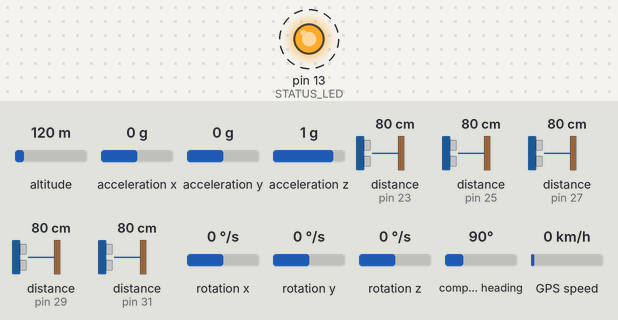
Recording of a sketch running on a simulated Arduino Mega 2560, built with avr-gcc and run on an emulated ATmega2560. Parts: output pins drawn as LEDs (lit = HIGH). Wiring (inferred from the names in the program): 5 × ultrasonic range finder: trigger pin 22, echo pin 23 / trigger pin 24, echo pin 25 / trigger pin 26, echo pin 27 / trigger pin 28, echo pin 29 / trigger pin 30, echo pin 31; MPU-6050 motion sensor at I2C address 0x68. Dashed ring = blinking. The test bench sets the inputs (shaded band); at power-on: acceleration x 0 g, distance to the obstacle (sensors on pin 23, pin 25, pin 27, pin 29, pin 31) 80 cm, acceleration y 0 g, altitude 120 m, acceleration z 1 g, rotation x 0 °/s, rotation y 0 °/s, rotation z 0 °/s, compass heading 90°, GPS speed 0 km/h. The echo pulse lasts 58.3 µs per cm; the GPS gets a fix after 3 s at 37.7749, -122.4194 with 8 satellites; pins used as bus, display or sensor lines are not drawn; what the sketch prints to the serial monitor is not drawn.

Above: at 1.7 s.
1.8 s: acceleration x set to -1.4 g
5.3 s: distance to the obstacle (sensor on pin 23) set to 2 cm
8.8 s: acceleration y set to -1.4 g
Timing chart, 0 to 18.3 s (numbered marks = the images above; inputs shaded):
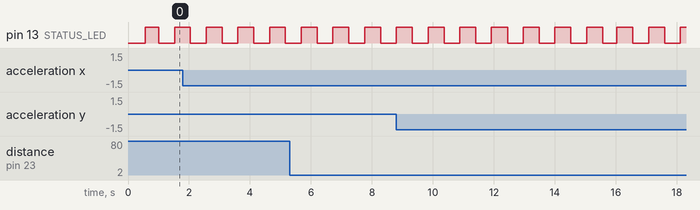

Measured:
- by itself, pin 13 (STATUS_LED): alternates HIGH for 0.52 s and LOW for 0.52 s

The sketch:

arduino_mega_sensor_controller.ino
```cpp
/*
 * ===================================================================
 * ROVER SENSOR CONTROLLER - Arduino Mega 2560
 * ===================================================================
 * Version: 3.0.0
 * Updated: 2025-01-02
 *
 * Hardware Integration:
 * - FlySky FS-IA10B receiver via iBUS protocol (Serial1)
 * - TF Mini Pro LIDAR (Serial2)
 * - Neo-6M GPS (Serial3)
 * - Hoverboard motor controller (SoftwareSerial)
 * - HuskyLens AI Camera (I2C)
 * - MPU6050 IMU (I2C)
 * - 5x HC-SR04 Ultrasonic sensors
 *
 * Communication:
 * - USB Serial to Mini PC host (115200 baud)
 * - JSON telemetry format at 20Hz
 * ===================================================================
 */

#include <Wire.h>
#include <SoftwareSerial.h>
#include <IBusBM.h>
#include <TinyGPSPlus.h>
#include "feru_protocol.h"

// ===== PIN DEFINITIONS =====
// Hoverboard FOC controller (SoftwareSerial)
#define HOVER_RX 10
#define HOVER_TX 11

// Ultrasonic Sensors (5x HC-SR04)
#define ULTRA_TRIG_1 22
#define ULTRA_ECHO_1 23
#define ULTRA_TRIG_2 24
#define ULTRA_ECHO_2 25
#define ULTRA_TRIG_3 26
#define ULTRA_ECHO_3 27
#define ULTRA_TRIG_4 28
#define ULTRA_ECHO_4 29
#define ULTRA_TRIG_5 30
#define ULTRA_ECHO_5 31

// Status LED
#define STATUS_LED 13

// ===== SERIAL DEFINITIONS =====
// Serial  - USB to Mini PC (pins 0/1)
// Serial1 - iBUS from FlySky FS-IA10B (pins 18/19)
// Serial2 - TF Mini Pro LIDAR (pins 16/17)
// Serial3 - Neo-6M GPS (pins 14/15)
SoftwareSerial hoverSerial(HOVER_RX, HOVER_TX);

// ===== iBUS RECEIVER =====
IBusBM ibus;
#define IBUS_CHANNELS 10

// ===== DATA STRUCTURES =====
struct TelemetryData {
  float speed;
  float battery;
  float heading;
  float pitch;
  float roll;
  float accelX;
  float accelY;
  float accelZ;
  int lidarDistance;
  int ultrasonic[5];
  double gpsLat;
  double gpsLng;
  float gpsSpeed;
  int gpsAccuracy;
  int ibusChannels[IBUS_CHANNELS];
  bool ibusConnected;
  int ibusFrameRate;
  bool sensorsHealthy[6];
};

TelemetryData telemetry;

// ===== TIMING =====
unsigned long lastTelemetrySend = 0;
unsigned long lastLidarRead = 0;
unsigned long lastUltrasonicRead = 0;
unsigned long lastIbusCheck = 0;
unsigned long lastStatusBlink = 0;

const unsigned long TELEMETRY_INTERVAL = 50;    // 50ms = 20Hz
const unsigned long LIDAR_INTERVAL = 100;       // 100ms = 10Hz
const unsigned long ULTRASONIC_INTERVAL = 100;  // 100ms = 10Hz
const unsigned long IBUS_INTERVAL = 10;         // 10ms = 100Hz
const unsigned long STATUS_BLINK = 500;         // 500ms

// ===== GPS =====
TinyGPSPlus gps;
bool gpsLocked = false;

// ===== IMU VARIABLES =====
int16_t ax, ay, az, gx, gy, gz;
const int MPU6050_ADDR = 0x68;
bool driveArmed = false;
bool driveEstop = false;
unsigned long lastDriveCommand = 0;
const unsigned long DRIVE_TIMEOUT_MS = 350;
unsigned long lastIbusPacket = 0;
bool ibusSeen = false;
bool imuCalibrated = false;
unsigned long lastImuRead = 0;

// ===== HUSKY LENS =====
const int HUSKYLENS_ADDR = 0x32;

void setup() {
  Serial.begin(115200);           // USB to Mini PC
  Serial2.begin(115200);          // TF Mini Pro LIDAR
  Serial3.begin(9600);            // GPS Neo-6M
  hoverSerial.begin(115200);      // Hoverboard FOC
  sendToHoverboard(0, 0);         // Boot is always stopped; never restore an old command.

  // Initialize iBUS on Serial1 (FlySky FS-IA10B)
  ibus.begin(Serial1);

  Wire.begin();                   // I2C for sensors
#if defined(WIRE_HAS_TIMEOUT)
  Wire.setWireTimeout(25000, true);
#endif

  pinMode(STATUS_LED, OUTPUT);

  // Initialize telemetry structure
  memset(&telemetry, 0, sizeof(telemetry));
  telemetry.battery = 85.0;
  for (int i = 0; i < 6; i++) {
    telemetry.sensorsHealthy[i] = true;
  }
  for (int i = 0; i < IBUS_CHANNELS; i++) {
    telemetry.ibusChannels[i] = 1500;  // Center position
  }

  // Initialize MPU6050
  initMPU6050();

  // Initialize HuskyLens
  initHuskyLens();

  // Ultrasonic pins
  for (int i = 0; i < 5; i++) {
    pinMode(22 + i*2, OUTPUT);    // TRIG
    pinMode(23 + i*2, INPUT);     // ECHO
  }

  Serial.println("{\"event\":\"boot\",\"version\":\"4.0.0\",\"controller\":\"Arduino Mega 2560\"}");
  delay(500);
  Serial.println("{\"event\":\"ready\",\"ibus\":true,\"channels\":10}");
}

void loop() {
  unsigned long now = millis();

  // ===== iBUS READING (100Hz) =====
  if (now - lastIbusCheck >= IBUS_INTERVAL) {
    readIbus();
    lastIbusCheck = now;
  }

  // ===== COMMAND PROCESSING =====
  // Bounded, nonblocking line parsing: a partial serial line cannot delay the watchdog.
  static char command[64];
  static uint8_t commandLength = 0;
  static bool discardLine = false;
  uint8_t bytesRead = 0;
  while (Serial.available() > 0 && bytesRead++ < 64) {
    char c = Serial.read();
    if (c == '\n') {
      if (!discardLine) {
        command[commandLength] = '\0';
        handleCommand(String(command));
      }
      commandLength = 0;
      discardLine = false;
    } else if (c != '\r') {
      if (commandLength < sizeof(command) - 1 && !discardLine) command[commandLength++] = c;
      else discardLine = true;
    }
  }
  if (driveArmed && millis() - lastDriveCommand > DRIVE_TIMEOUT_MS) {
    driveArmed = false;
    sendToHoverboard(0, 0);
    Serial.println("{\"event\":\"drive_timeout\"}");
  }

  // ===== LIDAR READING (10Hz) =====
  if (now - lastLidarRead >= LIDAR_INTERVAL) {
    readLidar();
    lastLidarRead = now;
  }

  // ===== ULTRASONIC READING (10Hz) =====
  if (now - lastUltrasonicRead >= ULTRASONIC_INTERVAL) {
    readUltrasonic();
    lastUltrasonicRead = now;
  }

  // ===== TELEMETRY SEND (20Hz) =====
  if (now - lastTelemetrySend >= TELEMETRY_INTERVAL) {
    readIMU();
    readGPS();
    sendTelemetry();
    lastTelemetrySend = now;
  }

  // ===== STATUS LED =====
  if (now - lastStatusBlink >= STATUS_BLINK) {
    digitalWrite(STATUS_LED, !digitalRead(STATUS_LED));
    lastStatusBlink = now;
  }
  if (driveArmed && millis() - lastDriveCommand > DRIVE_TIMEOUT_MS) {
    driveArmed = false;
    sendToHoverboard(0, 0);
  }
}

// ===== iBUS FUNCTIONS =====
void readIbus() {
  static uint8_t lastCount = 0;
  static unsigned long packetCount = 0;
  static unsigned long lastFrameCheck = 0;
  uint8_t count = ibus.cnt_rec;
  uint8_t received = uint8_t(count - lastCount);
  lastCount = count;
  if (received) {
    lastIbusPacket = millis();
    ibusSeen = true;
    packetCount += received;
  }
  bool allValid = true;

  for (int i = 0; i < IBUS_CHANNELS; i++) {
    int value = ibus.readChannel(i);
    if (value >= 800 && value <= 2200) {
      telemetry.ibusChannels[i] = value;
    } else allValid = false;
  }

  // readChannel returns cached values even after radio loss. Count NEW packets.
  telemetry.ibusConnected = ibusSeen && allValid && millis() - lastIbusPacket <= 250;

  if (millis() - lastFrameCheck >= 1000) {
    telemetry.ibusFrameRate = packetCount;
    packetCount = 0;
    lastFrameCheck = millis();
  }
}

int getIbusChannel(int ch) {
  if (ch >= 0 && ch < IBUS_CHANNELS) {
    return telemetry.ibusChannels[ch];
  }
  return 1500;
}

// ===== COMMAND HANDLING =====
void handleCommand(String cmd) {
  cmd.trim();

  if (cmd == "ARM" && !driveEstop) {
    driveArmed = true;
    lastDriveCommand = millis();
    sendToHoverboard(0, 0);
    Serial.println("{\"event\":\"drive_armed\",\"protocol\":1}");
  }
  else if (cmd.startsWith("DRIVE:") && driveArmed && !driveEstop) {
    int commaIdx = cmd.indexOf(',');
    if (commaIdx <= 6 || cmd.indexOf(',', commaIdx + 1) >= 0) return;
    char *endThrottle, *endSteering;
    String a = cmd.substring(6, commaIdx), b = cmd.substring(commaIdx + 1);
    long throttle = strtol(a.c_str(), &endThrottle, 10);
    long steering = strtol(b.c_str(), &endSteering, 10);
    if (!a.length() || !b.length() || *endThrottle || *endSteering ||
        throttle < -150 || throttle > 150 || steering < -150 || steering > 150) return;
    if (millis() - lastDriveCommand > DRIVE_TIMEOUT_MS) {
      driveArmed = false;
      sendToHoverboard(0, 0);
      return;
    }
    lastDriveCommand = millis();
    sendToHoverboard(throttle, steering);
  }
  else if (cmd == "STOP" || cmd == "ESTOP" || cmd == "RESET_STOP") {
    driveArmed = false;
    if (cmd == "ESTOP") driveEstop = true;
    if (cmd == "RESET_STOP") driveEstop = false;
    sendToHoverboard(0, 0);
    if (cmd == "RESET_STOP") Serial.println("{\"event\":\"drive_reset\",\"protocol\":1}");
    Serial.println("{\"event\":\"stopped\"}");
  }
  else if (cmd == "PING") {
    Serial.println("{\"event\":\"pong\",\"time\":" + String(millis()) + "}");
  }
  else if (cmd == "STATUS") {
    sendStatus();
  }
  else if (cmd == "IBUS") {
    sendIbusData();
  }
  else if (cmd.startsWith("RC:")) {
    // Direct RC control mode - use iBUS channels
    // Format: RC:enable or RC:disable
    String mode = cmd.substring(3);
    Serial.println("{\"event\":\"rc_mode\",\"enabled\":\"" + mode + "\"}");
  }
}

void sendStatus() {
  Serial.print("{\"status\":{");
  Serial.print("\"ibus\":");
  Serial.print(telemetry.ibusConnected ? "true" : "false");
  Serial.print(",\"lidar\":");
  Serial.print(telemetry.sensorsHealthy[0] ? "true" : "false");
  Serial.print(",\"imu\":");
  Serial.print(telemetry.sensorsHealthy[1] ? "true" : "false");
  Serial.print(",\"gps\":");
  Serial.print(telemetry.sensorsHealthy[2] ? "true" : "false");
  Serial.print(",\"husky\":");
  Serial.print(telemetry.sensorsHealthy[3] ? "true" : "false");
  Serial.println("}}");
}

void sendIbusData() {
  Serial.print("{\"ibus\":{\"connected\":");
  Serial.print(telemetry.ibusConnected ? "true" : "false");
  Serial.print(",\"rate\":");
  Serial.print(telemetry.ibusFrameRate);
  Serial.print(",\"ch\":[");
  for (int i = 0; i < IBUS_CHANNELS; i++) {
    Serial.print(telemetry.ibusChannels[i]);
    if (i < IBUS_CHANNELS - 1) Serial.print(",");
  }
  Serial.println("]}}");
}

// ===== HOVERBOARD FOC CONTROL =====
void sendToHoverboard(int throttle, int steering) {
  throttle = constrain(throttle, -150, 150);
  steering = constrain(steering, -150, 150);
  byte packet[8];
  packFeruCommand(throttle, steering, packet);
  hoverSerial.write(packet, 8);
}

// ===== LIDAR READING =====
void readLidar() {
  static byte lidarBuffer[9];
  static int bufferIndex = 0;

  while (Serial2.available()) {
    byte b = Serial2.read();

    if (bufferIndex == 0 && b != 0x59) continue;
    if (bufferIndex == 1 && b != 0x59) {
      bufferIndex = 0;
      continue;
    }

    lidarBuffer[bufferIndex++] = b;

    if (bufferIndex == 9) {
      // Validate checksum
      byte checksum = 0;
      for (int i = 0; i < 8; i++) checksum += lidarBuffer[i];

      if (checksum == lidarBuffer[8]) {
        telemetry.lidarDistance = lidarBuffer[2] | (lidarBuffer[3] << 8);
        telemetry.sensorsHealthy[0] = true;
      }
      bufferIndex = 0;
    }
  }
}

// ===== ULTRASONIC READING =====
void readUltrasonic() {
  // Stagger pings: five consecutive 30 ms waits would delay motor command processing.
  static int i = 0;
  {
    int trigPin = 22 + i*2;
    int echoPin = 23 + i*2;

    digitalWrite(trigPin, LOW);
    delayMicroseconds(2);
    digitalWrite(trigPin, HIGH);
    delayMicroseconds(10);
    digitalWrite(trigPin, LOW);

    long duration = pulseIn(echoPin, HIGH, 30000);
    telemetry.ultrasonic[i] = duration > 0 ? duration / 58 : 999;
    if (driveArmed && millis() - lastDriveCommand > DRIVE_TIMEOUT_MS) {
      driveArmed = false;
      sendToHoverboard(0, 0);
    }
  }
  i = (i + 1) % 5;
}

// ===== IMU (MPU6050) =====
void initMPU6050() {
  Wire.beginTransmission(MPU6050_ADDR);
  Wire.write(0x6B);  // PWR_MGMT_1
  Wire.write(0x00);  // Wake up
  byte error = Wire.endTransmission();

  if (error != 0) {
    Serial.println("{\"event\":\"error\",\"sensor\":\"mpu6050\",\"msg\":\"not found\"}");
    telemetry.sensorsHealthy[1] = false;
  } else {
    // Configure accelerometer (±2g)
    Wire.beginTransmission(MPU6050_ADDR);
    Wire.write(0x1C);
    Wire.write(0x00);
    Wire.endTransmission();

    // Configure gyroscope (±250°/s)
    Wire.beginTransmission(MPU6050_ADDR);
    Wire.write(0x1B);
    Wire.write(0x00);
    Wire.endTransmission();

    telemetry.sensorsHealthy[1] = true;
  }
}

void readIMU() {
  if (!telemetry.sensorsHealthy[1]) return;

  Wire.beginTransmission(MPU6050_ADDR);
  Wire.write(0x3B);
  if (Wire.endTransmission(false) != 0) { lastImuRead = 0; return; }
  Wire.requestFrom(MPU6050_ADDR, 14, true);
  if (Wire.available() != 14) { lastImuRead = 0; return; }

  ax = Wire.read() << 8 | Wire.read();
  ay = Wire.read() << 8 | Wire.read();
  az = Wire.read() << 8 | Wire.read();
  Wire.read(); Wire.read();  // Temperature (skip)
  gx = Wire.read() << 8 | Wire.read();
  gy = Wire.read() << 8 | Wire.read();
  gz = Wire.read() << 8 | Wire.read();

  // Convert to real units
  telemetry.accelX = ax / 16384.0;
  telemetry.accelY = ay / 16384.0;
  telemetry.accelZ = az / 16384.0;

  // Stationary startup bias calibration. MPU6050 yaw is RELATIVE, never compass north.
  static uint8_t calibrationSamples = 0;
  static float sumX = 0, sumY = 0, sumZ = 0, biasX = 0, biasY = 0, biasZ = 0;
  static unsigned long previousMicros = 0;
  float rateX = gx / 131.0, rateY = gy / 131.0, rateZ = gz / 131.0;
  float norm = sqrt(telemetry.accelX * telemetry.accelX + telemetry.accelY * telemetry.accelY +
                    telemetry.accelZ * telemetry.accelZ);
  float accelPitch = atan2(-float(ax), sqrt(float(ay)*ay + float(az)*az)) * 180.0 / PI;
  float accelRoll = atan2(float(ay), float(az)) * 180.0 / PI;
  unsigned long nowMicros = micros();
  float dt = previousMicros ? (nowMicros - previousMicros) / 1000000.0 : 0;
  previousMicros = nowMicros;
  lastImuRead = millis();
  if (!imuCalibrated) {
    if (abs(norm - 1) < 0.08 && abs(rateX) < 3 && abs(rateY) < 3 && abs(rateZ) < 3 && !driveArmed) {
      sumX += rateX; sumY += rateY; sumZ += rateZ;
      if (++calibrationSamples >= 64) {
        biasX = sumX / 64; biasY = sumY / 64; biasZ = sumZ / 64;
        imuCalibrated = true;
        telemetry.heading = 0;
      }
    } else { calibrationSamples = 0; sumX = sumY = sumZ = 0; }
    telemetry.pitch = accelPitch;
    telemetry.roll = accelRoll;
    return;
  }
  if (dt <= 0 || dt > 0.25) return; // No invented rotation across missing samples.
  telemetry.pitch = 0.98 * (telemetry.pitch + (rateY - biasY) * dt) + 0.02 * accelPitch;
  telemetry.roll = 0.98 * (telemetry.roll + (rateX - biasX) * dt) + 0.02 * accelRoll;
  telemetry.heading = fmod(telemetry.heading + (rateZ - biasZ) * dt + 360, 360);
}

// ===== HUSKY LENS =====
void initHuskyLens() {
  Wire.beginTransmission(HUSKYLENS_ADDR);
  byte error = Wire.endTransmission();

  if (error != 0) {
    telemetry.sensorsHealthy[3] = false;
  } else {
    telemetry.sensorsHealthy[3] = true;
  }
}

// ===== GPS PARSING =====
void readGPS() {
  while (Serial3.available()) {
    gps.encode(Serial3.read());
  }

  if (gps.location.isUpdated()) {
    telemetry.gpsLat = gps.location.lat();
    telemetry.gpsLng = gps.location.lng();
    telemetry.sensorsHealthy[2] = true;
    gpsLocked = true;
  }

  if (gps.speed.isUpdated()) {
    telemetry.gpsSpeed = gps.speed.kmph();
  }

  if (gps.hdop.isUpdated()) {
    telemetry.gpsAccuracy = gps.hdop.value();
  }
}

// ===== TELEMETRY OUTPUT =====
void sendTelemetry() {
  Serial.print("{\"t\":");
  Serial.print(millis());

  // GPS
  Serial.print(",\"gps\":{\"lat\":");
  Serial.print(telemetry.gpsLat, 6);
  Serial.print(",\"lng\":");
  Serial.print(telemetry.gpsLng, 6);
  Serial.print(",\"spd\":");
  Serial.print(telemetry.gpsSpeed, 1);
  Serial.print(",\"acc\":");
  Serial.print(telemetry.gpsAccuracy);
  Serial.print(",\"sat\":");
  Serial.print(gps.satellites.value());
  Serial.print("}");

  // IMU
  Serial.print(",\"imu\":{\"hdg\":");
  Serial.print(telemetry.heading, 1);
  Serial.print(",\"pitch\":");
  Serial.print(telemetry.pitch, 1);
  Serial.print(",\"roll\":");
  Serial.print(telemetry.roll, 1);
  Serial.print(",\"ax\":");
  Serial.print(telemetry.accelX, 2);
  Serial.print(",\"ay\":");
  Serial.print(telemetry.accelY, 2);
  Serial.print(",\"az\":");
  Serial.print(telemetry.accelZ, 2);
  Serial.print(",\"valid\":");
  Serial.print(imuCalibrated && lastImuRead && millis() - lastImuRead <= 250 ? "true" : "false");
  Serial.print("}");

  // LIDAR
  Serial.print(",\"lidar\":");
  Serial.print(telemetry.lidarDistance);

  // Ultrasonic
  Serial.print(",\"ultra\":[");
  for (int i = 0; i < 5; i++) {
    Serial.print(telemetry.ultrasonic[i]);
    if (i < 4) Serial.print(",");
  }
  Serial.print("]");

  // iBUS RC channels
  Serial.print(",\"ibus\":{\"con\":");
  Serial.print(telemetry.ibusConnected ? "true" : "false");
  Serial.print(",\"age\":");
  Serial.print(ibusSeen ? min(millis() - lastIbusPacket, 1000000UL) : 1000000UL);
  Serial.print(",\"ch\":[");
  for (int i = 0; i < IBUS_CHANNELS; i++) {
    Serial.print(telemetry.ibusChannels[i]);
    if (i < IBUS_CHANNELS - 1) Serial.print(",");
  }
  Serial.print("]}");

  // Battery
  Serial.print(",\"control\":{\"protocol\":1,\"watchdogMs\":350,\"armed\":");
  Serial.print(driveArmed ? "true" : "false");
  Serial.print(",\"estop\":");
  Serial.print(driveEstop ? "true" : "false");
  Serial.print("}");
  Serial.print(",\"bat\":");
  Serial.print(telemetry.battery, 1);

  Serial.println("}");
}
```

feru_protocol.h
```cpp
#pragma once
#include <stdint.h>

// Official Feru CONTROL_SERIAL command: start, steer, speed, XOR checksum.
// Explicit little-endian encoding avoids packing/host-endian assumptions.
inline void packFeruCommand(int16_t speed, int16_t steer, uint8_t packet[8]) {
  const uint16_t words[4] = {0xABCD, uint16_t(steer), uint16_t(speed),
    uint16_t(0xABCD ^ uint16_t(steer) ^ uint16_t(speed))};
  for (uint8_t i = 0; i < 4; ++i) {
    packet[i * 2] = words[i] & 0xFF;
    packet[i * 2 + 1] = words[i] >> 8;
  }
}
```
